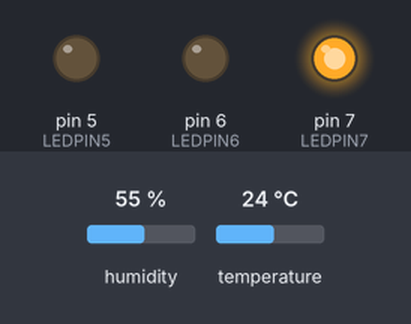
Bench run of a sketch on a simulated Arduino Uno, built with avr-gcc and run on an emulated ATmega328P. Parts: output pins drawn as LEDs (lit = HIGH). Inputs (shaded band) come from the test bench; at power-on: humidity 55 %, temperature 24 °C.

Above: at 0.1 s.
Timing chart, 0 to 1.6 s (numbered marks = the images above):
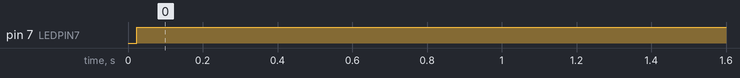

Measured:
- by itself, pin 7 (LEDPIN7): LOW → HIGH at 0.02 s

The sketch:

Etape_3.ino
```cpp
// CAPTEUR

#include "DHT.h"
// Definit la broche de l'Arduino sur laquelle la
// broche DATA du capteur est reliee
#define DHTPIN 10
#define DHTTYPE DHT11
// Declare un objet de type DHT
// Il faut passer en parametre du constructeur
// de l'objet la broche et le type de capteur
DHT dht(DHTPIN, DHTTYPE);

// DEFINE PIN TO LED
#define LEDPIN5 5 //Associe le nb au mot " LEDPIN " dans le programme
#define LEDPIN6 6 //Associe le nb au mot " LEDPIN " dans le programme
#define LEDPIN7 7 //Associe le nb au mot " LEDPIN " dans le programme

#define PAUSEON 200 //Associe 500 à PAUSEON
#define PAUSEOFF 0// Associe 500 à PAUSEOFF


void setup() {
  // Initialise la capteur DHT11
  dht.begin();


  pinMode(LEDPIN5, OUTPUT); //Déclare le numéro de pin associé à LEDPIN comme une sortie = pinMode(12, OUTPUT);
  pinMode(LEDPIN6, OUTPUT); //Déclare le numéro de pin associé à LEDPIN comme une sortie = pinMode(11, OUTPUT);
  pinMode(LEDPIN7, OUTPUT); //Déclare le numéro de pin associé à LEDPIN comme une sortie = pinMode(10, OUTPUT);

}
void loop() {
  float temperature = dht.readTemperature();
  float humidity = dht.readHumidity();
  int humidity_int =  (int)humidity;
  int temperature_int = (int)temperature;

  humidity_int = 70;
  if (humidity_int < 30) {
    digitalWrite(LEDPIN5, HIGH);
  } else if (humidity_int >= 30 && humidity_int <=60){
    digitalWrite(LEDPIN6, HIGH);
  }else {
    digitalWrite(LEDPIN7, HIGH);
  }
}
```
